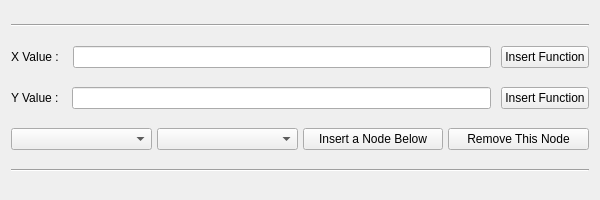
<?xml version="1.0" encoding="UTF-8"?>
<ui version="4.0">
 <class>FunGenMakeEnvelopeSubAlignment</class>
 <widget class="QWidget" name="mainVBox">
  <property name="geometry">
   <rect>
    <x>0</x>
    <y>0</y>
    <width>600</width>
    <height>200</height>
   </rect>
  </property>
  <layout class="QVBoxLayout" name="verticalLayout">
   <item>
    <widget class="QFrame" name="hseparator1">
     <property name="frameShape">
      <enum>QFrame::HLine</enum>
     </property>
     <property name="frameShadow">
      <enum>QFrame::Sunken</enum>
     </property>
    </widget>
   </item>
   <item>
    <layout class="QHBoxLayout" name="hbox1">
     <property name="spacing">
      <number>10</number>
     </property>
     <item>
      <widget class="QLabel" name="label1">
       <property name="text">
        <string>X Value : </string>
       </property>
      </widget>
     </item>
     <item>
      <widget class="QLineEdit" name="XValueEntry">
       <property name="toolTip">
        <string>Float</string>
       </property>
      </widget>
     </item>
     <item>
      <widget class="QPushButton" name="XValueFunButton">
       <property name="text">
        <string>Insert Function</string>
       </property>
      </widget>
     </item>
    </layout>
   </item>
   <item>
    <layout class="QHBoxLayout" name="hbox2">
     <property name="spacing">
      <number>10</number>
     </property>
     <item>
      <widget class="QLabel" name="label2">
       <property name="text">
        <string>Y Value : </string>
       </property>
      </widget>
     </item>
     <item>
      <widget class="QLineEdit" name="YValueEntry">
       <property name="toolTip">
        <string>float</string>
       </property>
      </widget>
     </item>
     <item>
      <widget class="QPushButton" name="YValueFunButton">
       <property name="text">
        <string>Insert Function</string>
       </property>
      </widget>
     </item>
    </layout>
   </item>
   <item>
    <layout class="QHBoxLayout" name="hbox3">
     <property name="spacing">
      <number>5</number>
     </property>
     <item>
      <widget class="QComboBox" name="SegTypeComboBox"/>
     </item>
     <item>
      <widget class="QComboBox" name="SegPropertyComboBox"/>
     </item>
     <item>
      <widget class="QPushButton" name="InsertNodeButton">
       <property name="text">
        <string>Insert a Node Below</string>
       </property>
      </widget>
     </item>
     <item>
      <widget class="QPushButton" name="RemoveNodeButton">
       <property name="text">
        <string>Remove This Node</string>
       </property>
      </widget>
     </item>
    </layout>
   </item>
   <item>
    <widget class="QFrame" name="hseparator2">
     <property name="frameShape">
      <enum>QFrame::HLine</enum>
     </property>
     <property name="frameShadow">
      <enum>QFrame::Sunken</enum>
     </property>
    </widget>
   </item>
  </layout>
 </widget>
 <resources/>
 <connections/>
</ui> 
